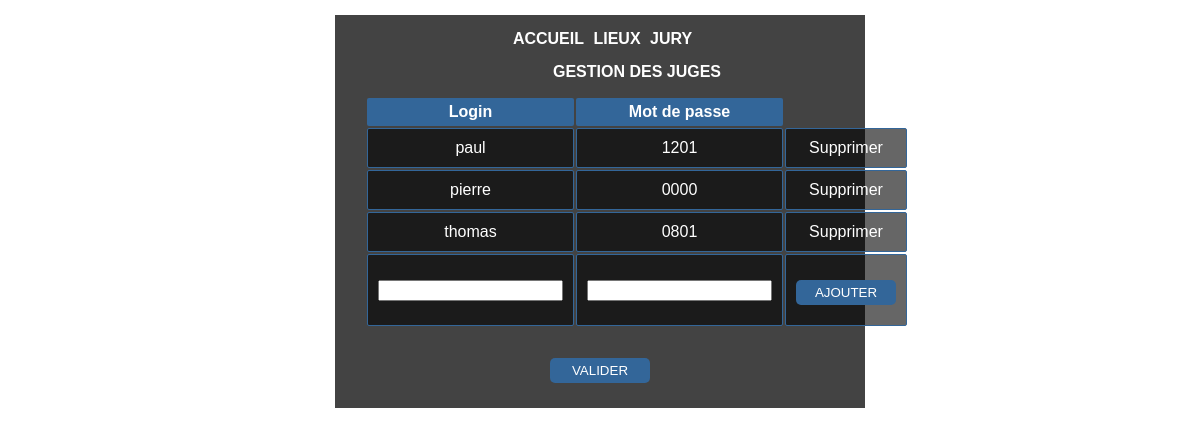
/pages/gestionJury.php, run on the app's committed database.
### tables this page shows
CREATE TABLE IF NOT EXISTS `logs` (
  `login` varchar(10) NOT NULL,
  `mdp` varchar(4) NOT NULL,
  `jury` int(11) DEFAULT NULL,
  PRIMARY KEY (`login`),
  KEY `login` (`login`,`mdp`)
);

### pages/gestionJury.php (the view, shortened to what this page needs)
<?php
	$c = new Connexion();
	$connexion = $c->getConnexion();
?>
<DOCTYPE! html>
	<html>
		<head>
			<link href="../vue/style.css" rel="stylesheet" type="text/css" />
		</head>
		<body>
			<div class="general">
				<form action="../templates/pageGestionJury.php" method="get">
					<table>
						<caption> Gestion des juges </caption>
						<tr>
							<th> Login </th>
							<th> Mot de passe </th>
						</tr>
							<?php
								$resultats=$connexion->query('SELECT * FROM `logs` WHERE jury=1');
								$resultats->setFetchMode(PDO::FETCH_OBJ);
								while($resultat = $resultats->fetch() )
								{
									echo '<tr> <td> '. $resultat->login. '</td>';
									echo '<td> '. $resultat->mdp. '</td>';
									echo '<td> <a onclick="return(confirm(\'Voulez-vous vraiment supprimer?\'));"
									href="../templates/pageSuppressionJury.php?login='.$resultat->login.'">
									 Supprimer </a> </td>';
								}
							?>
							<tr> <td> <input type="text" name="login" /> </td>
								<td> <input type="text" name="mdp" /> </td>
								<td> <input class="valider" type="submit" value="AJOUTER" /> </td> </tr>
						</tr>
					</table>
					<input class="valider" type="submit" value="VALIDER"/>
				</form>
			</div>
		</body>
	</html>

### vue/style.css (style rules this page uses)
* { margin: 0 0; }
html { font-family: Arial; background: url('images/lyon2.jpg') fixed no-repeat 50% 65%; font-size: 1em; }
.general { background: rgba(20,20,20,0.8); width: 500px; margin:15px auto; text-align: center; padding: 15px; }
nav { text-align: center; color:white; margin-bottom: 15px; position: relative; right:15px; }
nav ul li { display:inline-block; }
nav ul li a { text-decoration: none; text-transform: uppercase; color: white; font-weight: bold; }
form { color: white; }
form input { margin-top: 5px; margin-bottom: 5px; }
form .valider { margin: 15px 0 10px 0; background: #336699; color: white; border: none; border-radius: 5px; width: 100px; height: 25px; }
table { padding: 15px; margin: 0 auto; color: white; text-align: center; }
table caption { text-transform: uppercase; font-weight: bold; }
table th { background-color: #336699; padding: 5px; border-radius: 2px; }
table td { border: solid 1px #336699; padding: 10px; background-color : rgba(0,0,0,0.6); border-radius: 2px; }
table a { color: white; text-decoration: none; }
.navAdmin { text-align: center; color:white; margin-bottom: 15px; position: relative; right:15px; }
.navAdmin ul li { display:inline-block; margin-right: 5px; }
.navAdmin ul li a { text-decoration: none; color: white; }

### data on the page
logs: login "paul", mdp "1201"
logs: login "pierre", mdp "0000"
logs: login "thomas", mdp "0801"
